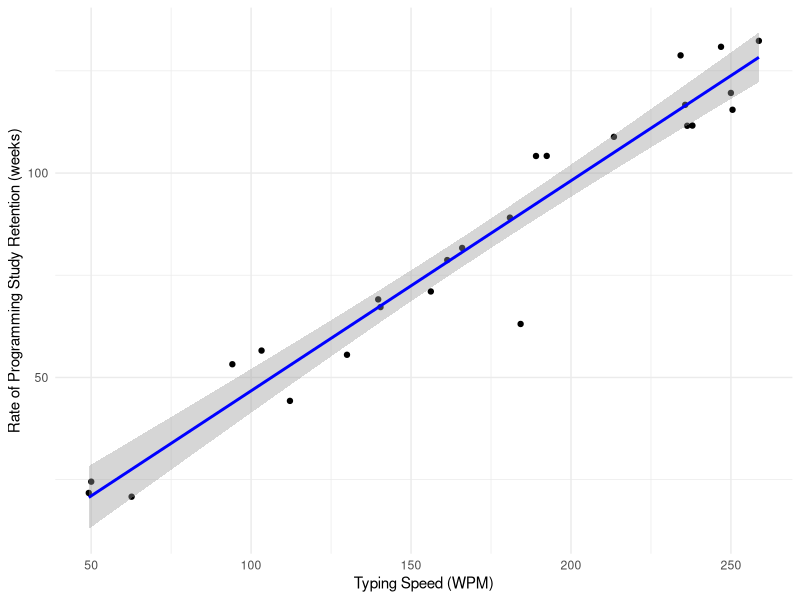

Source code (R):
# 必要なライブラリの読み込み
library(ggplot2)

# ダミーデータの生成
set.seed(123) # 乱数生成のシードを設定
n <- 25 # サンプル数
typing_speed <- runif(n, min = 40, max = 260) # タイピング速度: 40〜100 WPMの範囲
study_continuation <- 0.5 * typing_speed + rnorm(n, mean = 0, sd = 9) # 継続率: タイピング速度に基づいて生成

# データフレームの作成
data <- data.frame(typing_speed, study_continuation)

# 単回帰分析の実行
model <- lm(study_continuation ~ typing_speed, data = data)

# 結果の要約
summary(model)

# 散布図と回帰直線の描画
ggplot(data, aes(x = typing_speed, y = study_continuation)) +
  geom_point() +
  geom_smooth(method = "lm", col = "blue") +
  theme_minimal() +
  xlab("Typing Speed (WPM)") +
  ylab("Rate of Programming Study Retention (weeks)")

